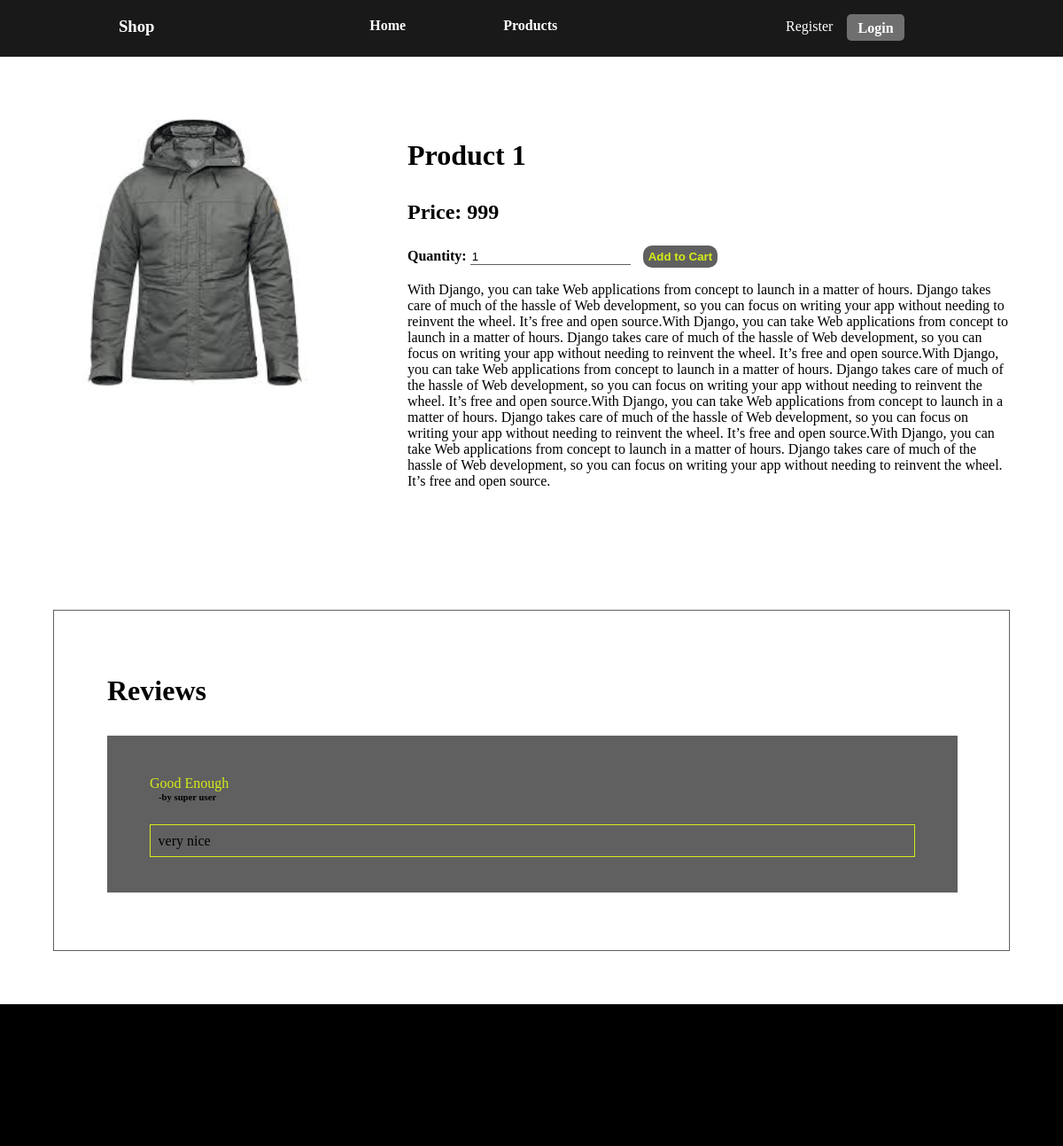
Screenshot of /product/product_id=1 with the database file from the repository.
### products/models.py (models this page shows, shortened)
class product(models.Model):
    product_name=models.CharField(max_length=80,unique=True)
    image=models.ImageField(upload_to='media/img')
    price=models.IntegerField()
    produuct_description=models.TextField()

class review(models.Model):
    score_choices=(
        ('Very Bad','Very Bad'),
        ('Bad','Bad'),
        ('Good Enough','Good Enough'),
        ('Good','Good'),
        ('Amazing','Amazing')
    )
    product=models.ForeignKey(product,on_delete=models.CASCADE)
    reviewer=models.ForeignKey(User,on_delete=models.CASCADE)
    score=models.CharField(max_length=200,choices=score_choices,default='Good Enough')
    comment=models.CharField(max_length=2000,null=True)

### user/models.py (models this page shows, shortened)
class User(AbstractUser):
    profile_picture=models.ImageField(upload_to='img/user_profile_picture',null=True)
    phone_no=models.IntegerField(null=True)
    address=models.CharField(null=True,max_length=200)

### products/views.py (the view)
# urls.py: path('product/product_id=<pk>', views.product_view),
def product_view(request,pk):
    try:
        this_review=review.objects.filter(reviewer=request.user).get(product_id=pk)
    except:
        this_review=None
    try:
        order_placed=order.objects.filter(product_id=pk).filter(customer=request.user).filter(status='Delivered')
    except:
        order_placed=None
    if request.method=='POST':
        if request.POST.get('btn')=="Add to Cart":
            review_create_form=givereview()
            review_edit_form=givereview(instance=review)
            if request.user.is_authenticated:
                product_id=pk
                product_qtn=request.POST.get('quantity-product')
                if product_qtn!="":
                    if int(product_qtn)>0:
                        addtocart(request,product_qtn,product_id)
                    else:
                        messages.info(request,'Please add quantity.')
                else:
                    messages.info(request,'Please add quantity.')
            else:
                return redirect('/user/login')
        elif request.POST.get('btn')=='Post Review':
            review_create_form=givereview(request.POST)
            review_to_be_saved=review_create_form.save(commit=False)
            review_to_be_saved.product=product.objects.get(id=pk)
            review_to_be_saved.reviewer=request.user
            review_to_be_saved.save()
            review_create_form=givereview()
            review_edit_form=givereview(instance=this_review)
        elif request.POST.get('btn')=='Edit Review':
            review_create_form=givereview()
            review_edit_form=givereview(request.POST,instance=this_review)
            review_edit_form.save()
            review_edit_form= givereview(instance=this_review)
    else:
        review_create_form=givereview()
        review_edit_form=givereview(instance=this_review)
    context={
        "product":product.objects.get(id=pk),
        "givereview":review_create_form,
        "editreview":review_edit_form,
        "this_review":this_review,
        "order_placed":order_placed,
        "reviews":review.objects.filter(product_id=pk)
    }
    print(this_review)
    return render(request,'product.html',context)

### products/forms.py
class givereview(forms.ModelForm):
    comment= forms.CharField(widget=forms.Textarea(attrs={'cols': 80, 'rows': 20}))
    class Meta:
        model = review
        fields=[
            'score',
            'comment'
        ]

### products/templates/product.html (shortened to what this page needs)
{% extends 'base.html' %}
{% load static %}
{% block css %}
    <link rel="stylesheet" href="{% static 'css/product.css' %}">
{% endblock %}
{% block content %}
    <div class="description">
        <div class="img-contain">
            <img class="product-img" src="{{product.image.url}}" alt="product img" srcset="">
        </div>
        <h3 class="product-title"> {{product.product_name}}</h3>
        <p class="price">Price: {{product.price}}</p>
        <form action="" method="POST">
            <label for="quantity-product">Quantity:</label>
            <input type="number" name="quantity-product" class="quantity-product" value=1>
            <input type="submit" name="btn" value="Add to Cart">
        </form>
        <p class="product-des"> {{product.produuct_description}}</p>
    </div>
    <div class="reviews">
        <h3 class="review-title">Reviews</h3>
        {% for review in reviews %}
              <div class="review">
                  <h4>{{review.score}}</h4>
                  <h6>-by {{review.reviewer.first_name}} {{review.reviewer.last_name}}</h6>
                  <p>{{review.comment}}</p>
              </div>
        {% endfor %}
    </div>
{% endblock %}

### static/css/product.css (style rules this page uses)
html { scroll-behavior: smooth; }
body { margin: 0; padding: 0; overflow-x: hidden; background-color: white; }
* { -webkit-box-sizing: border-box; box-sizing: border-box; outline: none; }
.description { margin-top: 65px; padding: 5%; }
.description .img-contain { width: 400px; height: 500px; overflow: hidden; float: left; padding: 10px; }
.description .img-contain .product-img { width: 300px; height: auto; }
.description .product-title { font-size: 2rem; font-weight: bolder; }
.description .price { font-size: 1.5rem; font-weight: bold; }
.description form label { color: black; font-weight: bolder; }
.description form input[type='number'] { border: none; border-bottom: 1px solid black; -webkit-transition: 300ms; transition: 300ms; background-color: white; border-bottom: 1px solid #606060FF; -webkit-transition: 200ms; transition: 200ms; }
.description form input[type='submit'] { cursor: pointer; background-color: #606060FF; height: 25px; border: none; border-radius: 10px; color: #D6ED17FF; font-weight: bold; margin-left: 10px; -webkit-transition: 300ms; transition: 300ms; }
.description .product-des { font-size: 1rem; font-weight: lighter; }
.reviews { padding: 5vh 5vw 5vh 5vw; width: 90vw; min-height: 20vh; margin: 5%; border: 1px solid #606060FF; }
.reviews .review-title { font-size: 2rem; font-weight: bolder; }
.reviews .review { width: 80vw; background-color: #606060FF; padding: 2.5% 5% 2.5% 5%; margin-bottom: 25px; }
.reviews .review h4 { margin-bottom: 0px; color: #D6ED17FF; font-weight: lighter; }
.reviews .review h6 { font-weight: bold; margin-top: 0px; margin-left: 10px; }
.reviews .review p { border: 0.2px solid #D6ED17FF; padding: 1%; }

### rows the page displays
product: image (picture), product_name "Product 1", price "999", produuct_description "With Django, you can take Web applications from concept to launch in a matter of hours. Django takes care of much of the hassle of Web development, so you can focus on writing your app without needing to reinvent the wheel. It’s free and open source.With Django, you can take Web applications from concept to launch in a matter of hours. Django takes care of much of the hassle of Web development, so you can focus on writing your app without needing to reinvent the wheel. It’s free and open source.With Django, you can take Web applications from concept to launch in a matter of hours. Django takes care of much of the hassle of Web development, so you can focus on writing your app without…"
review: score "Good Enough", reviewer.first_name "super", reviewer.last_name "user", comment "very nice"
